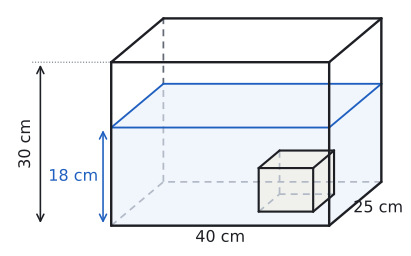

Recreate this plot in Python.
import sys; sys.path.insert(0, "tools")
from cizim import *

# Eğik izdüşüm: genişlik (x) ve yükseklik (z) gerçek ölçüde, derinlik (y) yarıya kısaltılmış ve 40° eğik.
KD, TETA = 0.5, np.radians(40)
CX, SY = KD * np.cos(TETA), KD * np.sin(TETA)
GOZ = np.array([CX, -1.0, SY])  # bakan göze doğru yön

def P(p):
    x, y, z = p
    return np.array([x + CX * y, z + SY * y])

def prizma(ax, taban, v, renkler=None, lw=2.0):
    """taban: dışbükey çokgenin 3B köşeleri, v: öteleme vektörü (yanal ayrıt). Görünmeyen ayrıtlar kesikli."""
    taban = [np.array(t, float) for t in taban]; v = np.array(v, float); n = len(taban)
    ust = [t + v for t in taban]; merkez = sum(taban) / n + v / 2
    yuzler = [list(range(n)), list(range(n, 2 * n))] + [[i, (i + 1) % n, n + (i + 1) % n, n + i] for i in range(n)]
    kose = taban + ust; gorunur = []
    for y in yuzler:
        a, b, c = kose[y[0]], kose[y[1]], kose[y[2]]
        nor = np.cross(b - a, c - a)
        if np.dot(nor, sum(kose[i] for i in y) / len(y) - merkez) < 0: nor = -nor
        gorunur.append(np.dot(nor, GOZ) > 1e-9)
    renkler = renkler or {}
    for k, y in enumerate(yuzler):
        if k in renkler and gorunur[k]:
            ax.add_patch(patches.Polygon([P(kose[i]) for i in y], closed=True, facecolor=renkler[k], edgecolor="none", zorder=1))
    kenarlar = {}
    for k, y in enumerate(yuzler):
        for j in range(len(y)):
            e = tuple(sorted((y[j], y[(j + 1) % len(y)])))
            kenarlar[e] = kenarlar.get(e, False) or gorunur[k]
    for (i, j), g in kenarlar.items():
        a, b = P(kose[i]), P(kose[j])
        if g: ax.plot([a[0], b[0]], [a[1], b[1]], color=YAZI, lw=lw, zorder=4, solid_capstyle="round")
        else: ax.plot([a[0], b[0]], [a[1], b[1]], color=SOLUK, lw=1.3, ls=(0, (4, 3)), zorder=2)
    return kose

def cizgi(ax, p, q, renk=KIRMIZI, lw=2.4, ls="-", z=5):
    a, b = P(p), P(q); ax.plot([a[0], b[0]], [a[1], b[1]], color=renk, lw=lw, ls=ls, zorder=z)

def yaz(ax, p, s, dx=0.0, dy=0.0, renk=YAZI, boy=13, **kw):
    q = P(p); ax.text(q[0] + dx, q[1] + dy, s, ha=kw.pop("ha", "center"), va=kw.pop("va", "center"), color=renk, fontsize=boy, zorder=7, **kw)

def dik(ax, k, u, w, r=0.4, renk=YAZI):
    k, u, w = np.array(k, float), np.array(u, float), np.array(w, float)
    u = u / np.linalg.norm(u); w = w / np.linalg.norm(w)
    pts = [P(k + r * u), P(k + r * u + r * w), P(k + r * w)]
    ax.plot([p[0] for p in pts], [p[1] for p in pts], color=renk, lw=1.3, zorder=6)

def bitir(ax, pay=0.6):
    ax.set_aspect("equal"); ax.axis("off"); ax.autoscale_view(); ax.margins(0.04)
# Alıştırma 8: akvaryum 40 × 25 × 30 cm, su yüksekliği 18 cm, dipte 10 × 10 × 8 cm metal blok (1 birim = 1 cm)
fig, ax = sekil(5.2, 4.4)
a, b, c, s = 40, 25, 30, 18
# blok (arkada, suyun içinde)
prizma(ax, [(24, 8, 0), (34, 8, 0), (34, 18, 0), (24, 18, 0)], (0, 0, 8), renkler={1: SARI_ACIK, 2: SARI_ACIK, 3: SARI_ACIK}, lw=1.6)
# su: yarı saydam
for yz in ([(0, 0, 0), (a, 0, 0), (a, 0, s), (0, 0, s)], [(0, 0, s), (a, 0, s), (a, b, s), (0, b, s)], [(a, 0, 0), (a, b, 0), (a, b, s), (a, 0, s)]):
    ax.add_patch(patches.Polygon([P(p) for p in yz], closed=True, facecolor=MAVI_ACIK, alpha=0.6, edgecolor="none", zorder=3))
for p, q in (((0, 0, s), (a, 0, s)), ((a, 0, s), (a, b, s)), ((a, b, s), (0, b, s)), ((0, b, s), (0, 0, s))):
    cizgi(ax, p, q, renk=MAVI, lw=1.4, z=3.5)
prizma(ax, [(0, 0, 0), (a, 0, 0), (a, b, 0), (0, b, 0)], (0, 0, c), lw=1.8)
yaz(ax, (a / 2, 0, 0), "40 cm", dy=-2.2, boy=12)
yaz(ax, (a, b / 2, 0), "25 cm", dx=4.2, dy=-0.8, boy=12)
yaz(ax, (0, 0, s / 2), "18 cm", dx=-2.4, renk=MAVI, boy=12, ha="right")
ax.annotate("", xy=(-1.5, s), xytext=(-1.5, 0), arrowprops=dict(arrowstyle="<->", color=MAVI, lw=1.2))
ax.annotate("", xy=(-13, c), xytext=(-13, 0), arrowprops=dict(arrowstyle="<->", color=YAZI, lw=1.2))
ax.plot([-14.5, 0], [c, c], color=SOLUK, lw=0.8, ls=":")
ax.text(-14.2, c / 2, "30 cm", ha="right", va="center", fontsize=12, rotation=90)
ax.set_xlim(-19, 52); ax.set_ylim(-4, 40)
ax.set_aspect("equal"); ax.axis("off")
kaydet(fig, __file__)
